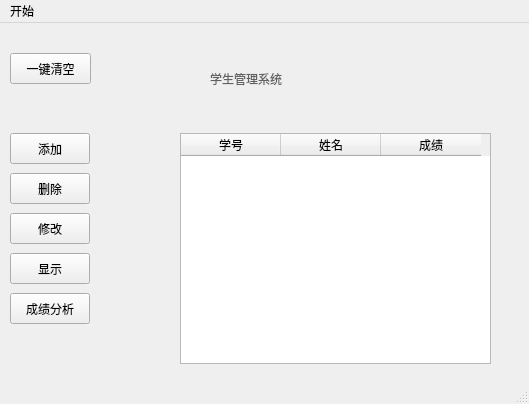
<?xml version="1.0" encoding="UTF-8"?>
<ui version="4.0">
 <class>ShowWindow</class>
 <widget class="QMainWindow" name="ShowWindow">
  <property name="geometry">
   <rect>
    <x>0</x>
    <y>0</y>
    <width>529</width>
    <height>404</height>
   </rect>
  </property>
  <property name="windowTitle">
   <string>ShowWindow</string>
  </property>
  <widget class="QWidget" name="centralwidget">
   <widget class="QStackedWidget" name="stackedWidgetChooseFunction">
    <property name="geometry">
     <rect>
      <x>140</x>
      <y>80</y>
      <width>351</width>
      <height>271</height>
     </rect>
    </property>
    <property name="currentIndex">
     <number>3</number>
    </property>
    <widget class="QWidget" name="a_page">
     <widget class="QWidget" name="a_widgetLayout" native="true">
      <property name="geometry">
       <rect>
        <x>90</x>
        <y>20</y>
        <width>168</width>
        <height>114</height>
       </rect>
      </property>
      <layout class="QGridLayout" name="gridLayout">
       <item row="0" column="0">
        <widget class="QLabel" name="a_labelId">
         <property name="text">
          <string>学号：</string>
         </property>
        </widget>
       </item>
       <item row="0" column="1">
        <widget class="QLineEdit" name="a_lineEditId"/>
       </item>
       <item row="2" column="0">
        <widget class="QLabel" name="a_lableName">
         <property name="text">
          <string>姓名：</string>
         </property>
        </widget>
       </item>
       <item row="3" column="0">
        <widget class="QLabel" name="a_labelGrade">
         <property name="text">
          <string>成绩：</string>
         </property>
        </widget>
       </item>
       <item row="3" column="1">
        <widget class="QLineEdit" name="a_lineEditGrade"/>
       </item>
       <item row="2" column="1">
        <widget class="QLineEdit" name="a_lineEditName"/>
       </item>
      </layout>
     </widget>
     <widget class="QPushButton" name="a_pushButtonYes">
      <property name="geometry">
       <rect>
        <x>80</x>
        <y>170</y>
        <width>80</width>
        <height>31</height>
       </rect>
      </property>
      <property name="text">
       <string>确定</string>
      </property>
     </widget>
     <widget class="QPushButton" name="a_pushButtonNo">
      <property name="geometry">
       <rect>
        <x>200</x>
        <y>170</y>
        <width>80</width>
        <height>31</height>
       </rect>
      </property>
      <property name="text">
       <string>取消</string>
      </property>
     </widget>
    </widget>
    <widget class="QWidget" name="d_page">
     <widget class="QWidget" name="d_widgetLayout" native="true">
      <property name="geometry">
       <rect>
        <x>70</x>
        <y>10</y>
        <width>211</width>
        <height>121</height>
       </rect>
      </property>
      <layout class="QVBoxLayout" name="verticalLayout">
       <item>
        <widget class="QLabel" name="d_labelChoose">
         <property name="text">
          <string>D:请选择你索引的方式：</string>
         </property>
        </widget>
       </item>
       <item>
        <widget class="QRadioButton" name="d_radioButtonId">
         <property name="text">
          <string>学号</string>
         </property>
        </widget>
       </item>
       <item>
        <widget class="QRadioButton" name="d_radioButtonName">
         <property name="text">
          <string>姓名</string>
         </property>
        </widget>
       </item>
      </layout>
     </widget>
     <widget class="QStackedWidget" name="d_stackedWidgetChoose">
      <property name="geometry">
       <rect>
        <x>70</x>
        <y>130</y>
        <width>221</width>
        <height>131</height>
       </rect>
      </property>
      <property name="currentIndex">
       <number>1</number>
      </property>
      <widget class="QWidget" name="d_pageId">
       <widget class="QLabel" name="d_labelId">
        <property name="geometry">
         <rect>
          <x>9</x>
          <y>9</y>
          <width>121</width>
          <height>16</height>
         </rect>
        </property>
        <property name="text">
         <string>请输入学号：</string>
        </property>
       </widget>
       <widget class="QLineEdit" name="d_lineEditId">
        <property name="geometry">
         <rect>
          <x>9</x>
          <y>48</y>
          <width>191</width>
          <height>22</height>
         </rect>
        </property>
       </widget>
       <widget class="QPushButton" name="d_pushButtonNoId">
        <property name="geometry">
         <rect>
          <x>120</x>
          <y>79</y>
          <width>80</width>
          <height>31</height>
         </rect>
        </property>
        <property name="text">
         <string>取消</string>
        </property>
       </widget>
       <widget class="QPushButton" name="d_pushButtonYesId">
        <property name="geometry">
         <rect>
          <x>10</x>
          <y>79</y>
          <width>80</width>
          <height>31</height>
         </rect>
        </property>
        <property name="text">
         <string>确定</string>
        </property>
       </widget>
      </widget>
      <widget class="QWidget" name="d_pageName">
       <widget class="QLabel" name="d_labelName">
        <property name="geometry">
         <rect>
          <x>9</x>
          <y>9</y>
          <width>111</width>
          <height>16</height>
         </rect>
        </property>
        <property name="text">
         <string>请输入姓名：</string>
        </property>
       </widget>
       <widget class="QLineEdit" name="d_lineEditName">
        <property name="geometry">
         <rect>
          <x>9</x>
          <y>48</y>
          <width>191</width>
          <height>22</height>
         </rect>
        </property>
       </widget>
       <widget class="QPushButton" name="d_pushButtonNoName">
        <property name="geometry">
         <rect>
          <x>120</x>
          <y>79</y>
          <width>80</width>
          <height>31</height>
         </rect>
        </property>
        <property name="text">
         <string>取消</string>
        </property>
       </widget>
       <widget class="QPushButton" name="d_pushButtonYesName">
        <property name="geometry">
         <rect>
          <x>10</x>
          <y>79</y>
          <width>80</width>
          <height>31</height>
         </rect>
        </property>
        <property name="text">
         <string>确定</string>
        </property>
       </widget>
      </widget>
     </widget>
    </widget>
    <widget class="QWidget" name="c_page">
     <widget class="QStackedWidget" name="c_stackedWidgetJump">
      <property name="geometry">
       <rect>
        <x>30</x>
        <y>20</y>
        <width>301</width>
        <height>231</height>
       </rect>
      </property>
      <property name="currentIndex">
       <number>1</number>
      </property>
      <widget class="QWidget" name="c_pageFind">
       <widget class="QWidget" name="c_widgetLayout" native="true">
        <property name="geometry">
         <rect>
          <x>40</x>
          <y>-10</y>
          <width>211</width>
          <height>121</height>
         </rect>
        </property>
        <layout class="QVBoxLayout" name="verticalLayout_2">
         <item>
          <widget class="QLabel" name="c_labelChoose">
           <property name="text">
            <string>C:请选择你索引的方式：</string>
           </property>
          </widget>
         </item>
         <item>
          <widget class="QRadioButton" name="c_radioButtonId">
           <property name="text">
            <string>学号</string>
           </property>
          </widget>
         </item>
         <item>
          <widget class="QRadioButton" name="c_radioButtonName">
           <property name="text">
            <string>姓名</string>
           </property>
          </widget>
         </item>
        </layout>
       </widget>
       <widget class="QStackedWidget" name="c_stackedWidgetChoose">
        <property name="geometry">
         <rect>
          <x>40</x>
          <y>110</y>
          <width>211</width>
          <height>111</height>
         </rect>
        </property>
        <property name="currentIndex">
         <number>0</number>
        </property>
        <widget class="QWidget" name="c_pageId">
         <widget class="QLabel" name="c_labelId">
          <property name="geometry">
           <rect>
            <x>9</x>
            <y>9</y>
            <width>121</width>
            <height>16</height>
           </rect>
          </property>
          <property name="text">
           <string>请输入学号：</string>
          </property>
         </widget>
         <widget class="QLineEdit" name="c_lineEditId">
          <property name="geometry">
           <rect>
            <x>9</x>
            <y>48</y>
            <width>191</width>
            <height>22</height>
           </rect>
          </property>
         </widget>
         <widget class="QPushButton" name="c_pushButtonNoId">
          <property name="geometry">
           <rect>
            <x>120</x>
            <y>79</y>
            <width>80</width>
            <height>31</height>
           </rect>
          </property>
          <property name="text">
           <string>取消</string>
          </property>
         </widget>
         <widget class="QPushButton" name="c_pushButtonYesId">
          <property name="geometry">
           <rect>
            <x>10</x>
            <y>79</y>
            <width>80</width>
            <height>31</height>
           </rect>
          </property>
          <property name="text">
           <string>确定</string>
          </property>
         </widget>
        </widget>
        <widget class="QWidget" name="c_pageName">
         <widget class="QLabel" name="c_labelName">
          <property name="geometry">
           <rect>
            <x>9</x>
            <y>9</y>
            <width>111</width>
            <height>16</height>
           </rect>
          </property>
          <property name="text">
           <string>请输入姓名：</string>
          </property>
         </widget>
         <widget class="QLineEdit" name="c_lineEditName">
          <property name="geometry">
           <rect>
            <x>9</x>
            <y>48</y>
            <width>191</width>
            <height>22</height>
           </rect>
          </property>
         </widget>
         <widget class="QPushButton" name="c_pushButtonNoName">
          <property name="geometry">
           <rect>
            <x>120</x>
            <y>79</y>
            <width>80</width>
            <height>31</height>
           </rect>
          </property>
          <property name="text">
           <string>取消</string>
          </property>
         </widget>
         <widget class="QPushButton" name="c_pushButtonYesName">
          <property name="geometry">
           <rect>
            <x>10</x>
            <y>79</y>
            <width>80</width>
            <height>31</height>
           </rect>
          </property>
          <property name="text">
           <string>确定</string>
          </property>
         </widget>
        </widget>
       </widget>
      </widget>
      <widget class="QWidget" name="c_pageChange">
       <widget class="QWidget" name="ca_widgetLayout" native="true">
        <property name="geometry">
         <rect>
          <x>60</x>
          <y>50</y>
          <width>168</width>
          <height>114</height>
         </rect>
        </property>
        <layout class="QGridLayout" name="gridLayout_2">
         <item row="0" column="1">
          <widget class="QLineEdit" name="ca_lineEditId"/>
         </item>
         <item row="2" column="1">
          <widget class="QLineEdit" name="ca_lineEditName"/>
         </item>
         <item row="4" column="0">
          <widget class="QLabel" name="ca_labelGrade">
           <property name="text">
            <string>成绩：</string>
           </property>
          </widget>
         </item>
         <item row="0" column="0">
          <widget class="QLabel" name="ca_labelId">
           <property name="text">
            <string>学号：</string>
           </property>
          </widget>
         </item>
         <item row="2" column="0">
          <widget class="QLabel" name="ca_lableName">
           <property name="text">
            <string>姓名：</string>
           </property>
          </widget>
         </item>
         <item row="4" column="1">
          <widget class="QLineEdit" name="ca_lineEditGrade"/>
         </item>
        </layout>
       </widget>
       <widget class="QPushButton" name="ca_pushButtonYes">
        <property name="geometry">
         <rect>
          <x>40</x>
          <y>170</y>
          <width>80</width>
          <height>31</height>
         </rect>
        </property>
        <property name="text">
         <string>确定</string>
        </property>
       </widget>
       <widget class="QPushButton" name="ca_pushButtonNo">
        <property name="geometry">
         <rect>
          <x>160</x>
          <y>170</y>
          <width>80</width>
          <height>31</height>
         </rect>
        </property>
        <property name="text">
         <string>返回</string>
        </property>
       </widget>
       <widget class="QLabel" name="ca_label">
        <property name="geometry">
         <rect>
          <x>30</x>
          <y>20</y>
          <width>181</width>
          <height>16</height>
         </rect>
        </property>
        <property name="text">
         <string>请重新输入信息：</string>
        </property>
       </widget>
      </widget>
     </widget>
    </widget>
    <widget class="QWidget" name="f_page">
     <widget class="QTableWidget" name="f_tableWidget">
      <property name="geometry">
       <rect>
        <x>40</x>
        <y>30</y>
        <width>311</width>
        <height>231</height>
       </rect>
      </property>
      <column>
       <property name="text">
        <string>学号</string>
       </property>
      </column>
      <column>
       <property name="text">
        <string>姓名</string>
       </property>
      </column>
      <column>
       <property name="text">
        <string>成绩</string>
       </property>
      </column>
     </widget>
    </widget>
    <widget class="QWidget" name="cal_page">
     <widget class="QLabel" name="cal_label">
      <property name="geometry">
       <rect>
        <x>80</x>
        <y>20</y>
        <width>121</width>
        <height>31</height>
       </rect>
      </property>
      <property name="text">
       <string>学生成绩分析：</string>
      </property>
     </widget>
     <widget class="QTableWidget" name="cal_tableWidget">
      <property name="geometry">
       <rect>
        <x>80</x>
        <y>60</y>
        <width>221</width>
        <height>181</height>
       </rect>
      </property>
      <row>
       <property name="text">
        <string>平均分</string>
       </property>
      </row>
      <row>
       <property name="text">
        <string>最大分</string>
       </property>
      </row>
      <row>
       <property name="text">
        <string>最小分</string>
       </property>
      </row>
      <column>
       <property name="text">
        <string>成绩</string>
       </property>
      </column>
     </widget>
    </widget>
   </widget>
   <widget class="QPushButton" name="a_pushButton">
    <property name="geometry">
     <rect>
      <x>10</x>
      <y>110</y>
      <width>80</width>
      <height>31</height>
     </rect>
    </property>
    <property name="text">
     <string>添加</string>
    </property>
   </widget>
   <widget class="QPushButton" name="d_pushButton">
    <property name="geometry">
     <rect>
      <x>10</x>
      <y>150</y>
      <width>80</width>
      <height>31</height>
     </rect>
    </property>
    <property name="text">
     <string>删除</string>
    </property>
   </widget>
   <widget class="QPushButton" name="cle_pushButton">
    <property name="geometry">
     <rect>
      <x>10</x>
      <y>30</y>
      <width>81</width>
      <height>31</height>
     </rect>
    </property>
    <property name="text">
     <string>一键清空</string>
    </property>
   </widget>
   <widget class="QPushButton" name="c_pushButton">
    <property name="geometry">
     <rect>
      <x>10</x>
      <y>190</y>
      <width>80</width>
      <height>31</height>
     </rect>
    </property>
    <property name="text">
     <string>修改</string>
    </property>
   </widget>
   <widget class="QPushButton" name="f_pushButton">
    <property name="geometry">
     <rect>
      <x>10</x>
      <y>230</y>
      <width>80</width>
      <height>31</height>
     </rect>
    </property>
    <property name="text">
     <string>显示</string>
    </property>
   </widget>
   <widget class="QPushButton" name="cal_pushButton">
    <property name="geometry">
     <rect>
      <x>10</x>
      <y>270</y>
      <width>80</width>
      <height>31</height>
     </rect>
    </property>
    <property name="text">
     <string>成绩分析</string>
    </property>
   </widget>
   <widget class="QLabel" name="labelTitle">
    <property name="geometry">
     <rect>
      <x>210</x>
      <y>30</y>
      <width>261</width>
      <height>51</height>
     </rect>
    </property>
    <property name="styleSheet">
     <string notr="true">color: rgb(149, 149, 149);
color: rgb(97, 97, 97);</string>
    </property>
    <property name="text">
     <string>学生管理系统</string>
    </property>
   </widget>
  </widget>
  <widget class="QMenuBar" name="menubar">
   <property name="geometry">
    <rect>
     <x>0</x>
     <y>0</y>
     <width>529</width>
     <height>21</height>
    </rect>
   </property>
   <widget class="QMenu" name="menu">
    <property name="title">
     <string>开始</string>
    </property>
    <addaction name="actionQuit"/>
   </widget>
   <addaction name="menu"/>
  </widget>
  <widget class="QStatusBar" name="statusBar"/>
  <action name="actionQuit">
   <property name="text">
    <string>退出</string>
   </property>
  </action>
 </widget>
 <resources/>
 <connections/>
</ui>
